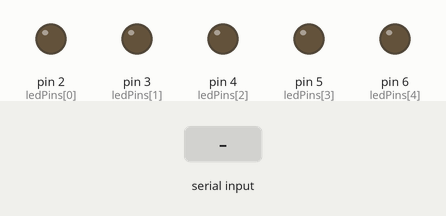
Bench run of a sketch on a simulated Arduino Uno, built with avr-gcc and run on an emulated ATmega328P. Shown: output pins drawn as LEDs (lit = HIGH). The test bench sets the inputs (shaded band). What the sketch prints to the serial monitor is not drawn.

Above: at 1.2 s.
1.3 s: "6" received over the second serial link
At 1.7 s:
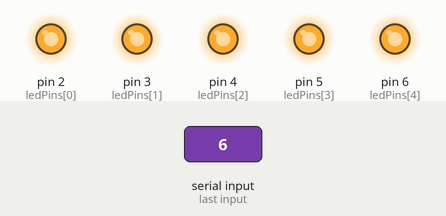
2.8 s: "1" received over the second serial link
At 4.0 s:
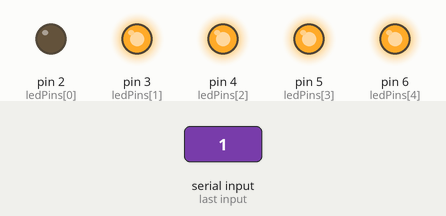
4.3 s: "2" received over the second serial link
At 5.2 s:
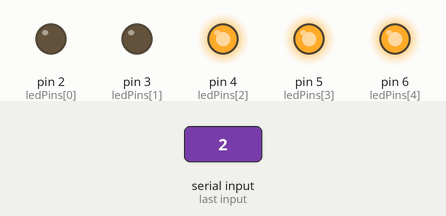
5.8 s: "1" received over the second serial link
At 6.3 s:
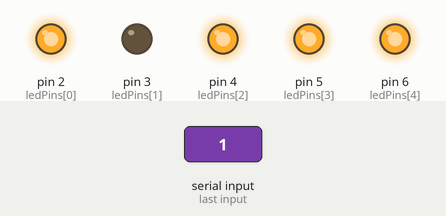
7.3 s: "7" received over the second serial link
At 8.5 s:
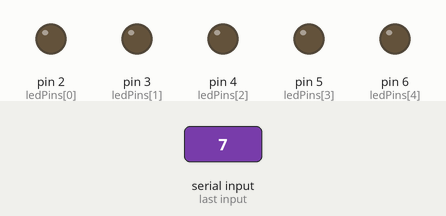
8.8 s: "2" received over the second serial link
At 9.8 s:
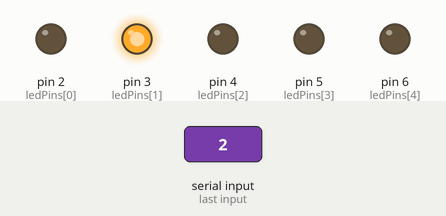
Timing chart, 0 to 11.3 s (numbered marks = the images above; inputs shaded):
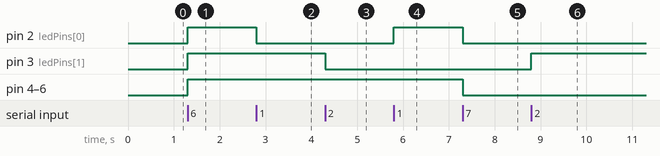

Measured:
- after the input at 1.3 s, pin 2 (ledPins[0]), pin 3 (ledPins[1]), pin 4 (ledPins[2]), pin 5 (ledPins[3]), pin 6 (ledPins[4]): LOW → HIGH at once
- after the input at 2.8 s, pin 2 (ledPins[0]): HIGH → LOW at once
- after the input at 4.3 s, pin 3 (ledPins[1]): HIGH → LOW at once
- after the input at 5.8 s, pin 2 (ledPins[0]): LOW → HIGH at once
- after the input at 7.3 s, pin 2 (ledPins[0]), pin 4 (ledPins[2]), pin 5 (ledPins[3]), pin 6 (ledPins[4]): HIGH → LOW at once
- after the input at 8.8 s, pin 3 (ledPins[1]): LOW → HIGH at once

The sketch:

Bluetooth5Led.ino
```cpp
#include <SoftwareSerial.h>

// Define LED pins
const int ledPins[] = {2, 3, 4, 5, 6};
const int numLEDs = sizeof(ledPins) / sizeof(ledPins[0]);

// Initialize LED states
bool ledStates[numLEDs] = {LOW};

// Define Bluetooth module's RX and TX pins
const int bluetoothRxPin = 10;
const int bluetoothTxPin = 11;

// Create a SoftwareSerial object for Bluetooth communication
SoftwareSerial bluetooth(bluetoothRxPin, bluetoothTxPin);

void setup() {
  // Initialize serial communication with Bluetooth module
  Serial.begin(9600);
  bluetooth.begin(9600);

  // Set LED pins as outputs
  for (int i = 0; i < numLEDs; i++) {
    pinMode(ledPins[i], OUTPUT);
  }
}

void loop() {
  // Check if data is available to read from Bluetooth module
  if (bluetooth.available() > 0) {
    char command = bluetooth.read();

    Serial.print(command);
    // If command is a digit between 1 and numLEDs, toggle corresponding LED
    if (command >= '1' && command <= ('0' + numLEDs)) {
      int ledIndex = command - '1';
      ledStates[ledIndex] = !ledStates[ledIndex];
      digitalWrite(ledPins[ledIndex], ledStates[ledIndex]);
    }
    else if (command == '6'){
      for (int i=0;i<5;i++){
        digitalWrite(ledPins[i], HIGH);
        ledStates[i] = HIGH;

      }
    }
    else if (command == '7'){
       for (int i=0;i<5;i++){
        digitalWrite(ledPins[i], LOW);
        ledStates[i] = LOW;

      }
    }
  }
}
```
